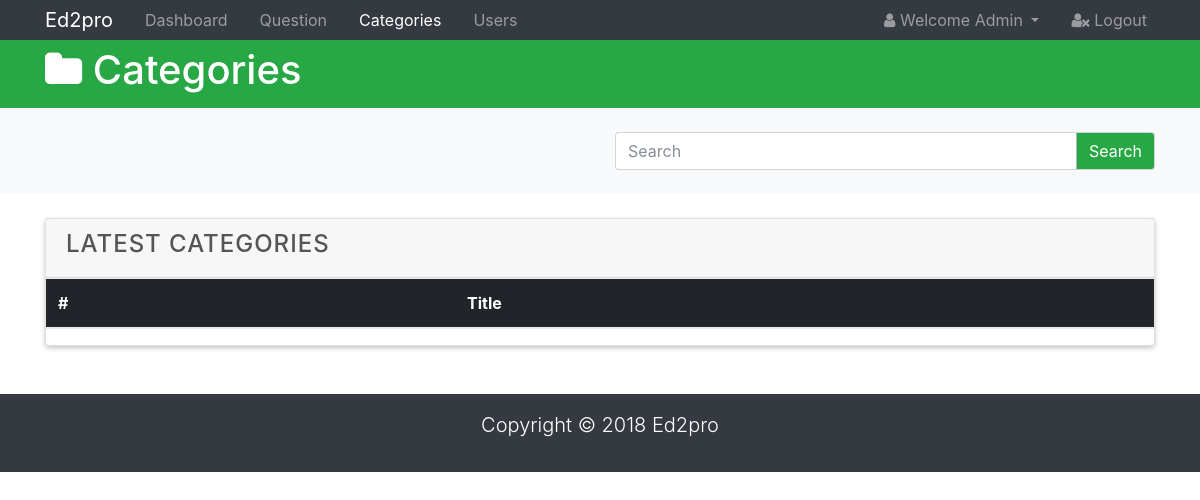
The app's page /admin/categories.php (signed in), older data.
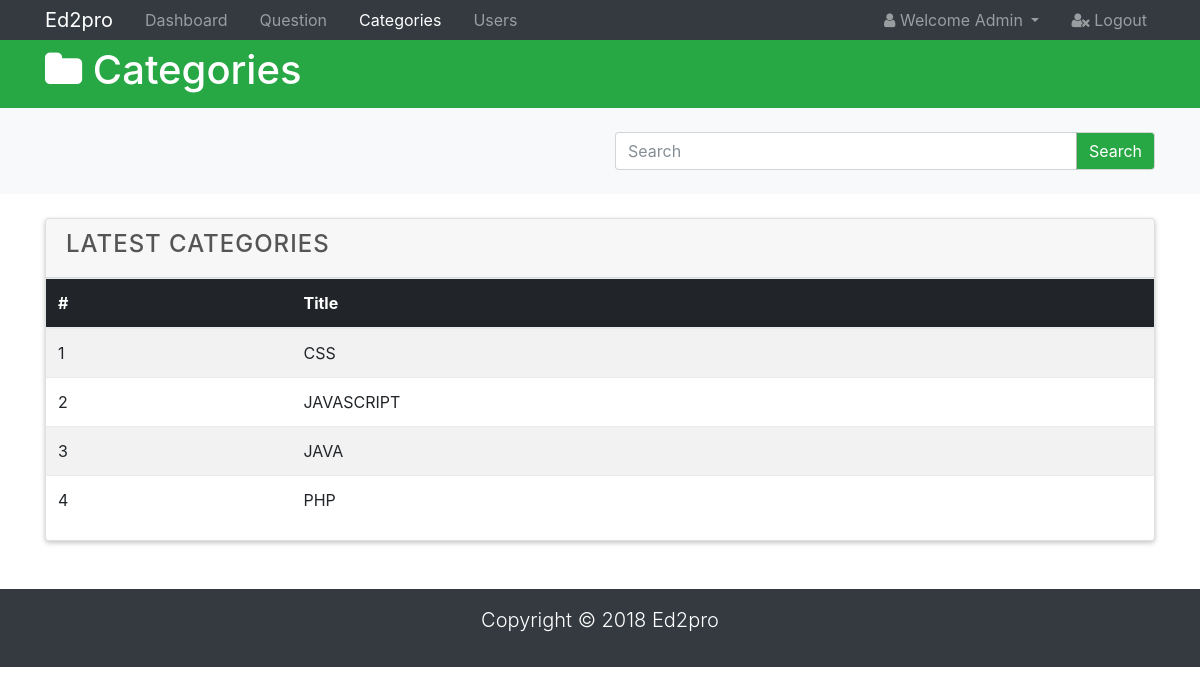
The same page, newer data.
### tables this page shows
CREATE TABLE `subject` (
  `sub_id` int(20) NOT NULL,
  `sub_name` varchar(50) NOT NULL,
  `sub_status` int(10) NOT NULL DEFAULT '1'
);

### admin/categories.php (the view, shortened to what this page needs)
<!DOCTYPE html>
<html lang="en">
<head>
  <link rel="stylesheet" href="css/font-awesome.min.css">
  <link rel="stylesheet" href="css/bootstrap.css">
  <link rel="stylesheet" href="css/style.css">
</head>
<body>
  <nav class="navbar navbar-expand-sm navbar-dark bg-dark p-0">
    <div class="container">
      <a href="index.php" class="navbar-brand">Ed2pro</a>
      <div class="collapse navbar-collapse" id="navbarNav">
        <ul class="navbar-nav">
          <li class="nav-item px-2">
            <a href="index.php" class="nav-link">Dashboard</a>
          </li>
          <li class="nav-item px-2">
            <a href="questions.php" class="nav-link">Question</a>
          </li>
          <li class="nav-item px-2">
            <a href="categories.php" class="nav-link active">Categories</a>
          </li>
          <li class="nav-item px-2">
            <a href="users.php" class="nav-link">Users</a>
          </li>
        </ul>
        <ul class="navbar-nav ml-auto">
          <li class="nav-item dropdown mr-3">
            <a href="#" class="nav-link dropdown-toggle" data-toggle="dropdown">
              <i class="fa fa-user"></i> Welcome <span id="user">Admin</span>
            </a>
          </li>
          <li class="nav-item">
            <a href="logout.php" class="nav-link">
              <i class="fa fa-user-times"></i> Logout
            </a>
          </li>
        </ul>
      </div>
    </div>
  </nav>
  <header id="main-header" class="py-2 bg-success text-white">
    <div class="container">
      <div class="row">
        <div class="col-md-6">
          <h1><i class="fa fa-folder"></i> Categories</h1>
        </div>
      </div>
    </div>
  </header>
  <section id="action" class="py-4 mb-4 bg-light">
    <div class="container">
      <div class="row">
        <div class="col-md-6 ml-auto">
          <div class="input-group">
            <input type="text" class="form-control" placeholder="Search">
            <span class="input-group-btn">
              <button class="btn btn-success">Search</button>
            </span>
          </div>
        </div>
      </div>
    </div>
  </section>
  <section id="posts">
    <div class="container">
      <div class="row">
        <div class="col">
          <div class="card">
            <div class="card-header">
              <h4>Latest Categories</h4>
            </div>
            <table class="table table-striped">
              <thead class="thead-inverse">
                <tr>
                  <th>#</th>
                  <th>Title</th>
                </tr>
              </thead>
              <tbody>
              <?php
                include './includes/db.inc.php';
                $q1 = 'SELECT * FROM `subject`';
                $result = mysqli_query($conn, $q1);
                while($row = mysqli_fetch_array($result)){
                  echo '<tr>';
                  echo '<td scope="row">';
                  echo $row['sub_id'];
                  echo '</td> <td class="text-uppercase">';
                  echo $row['sub_name'];
                  echo '</td>';
                  echo '</tr>';
                }
              ?>
              </tbody>
            </table>
          </div>
        </div>
      </div>
    </div>
  </section>
  <footer id="main-footer" class="bg-dark text-white mt-5 p-3">
    <div class="conatiner">
      <div class="row">
        <div class="col">
          <p class="lead text-center">Copyright &copy; 2018 Ed2pro</p>
        </div>
      </div>
    </div>
  </footer>
</body>
</html>

Row changes from the older to the newer data that the page shows:
added subject: sub_id "1", sub_name "CSS"
added subject: sub_id "2", sub_name "JAVASCRIPT"
added subject: sub_id "3", sub_name "JAVA"
added subject: sub_id "4", sub_name "PHP"
